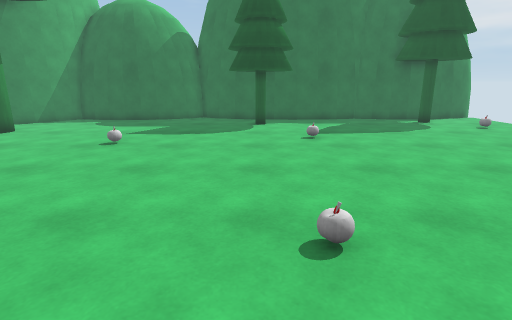
View 1 (above)

16 first-person views from a walk through a scene from a Unity 3-D project. The camera is 1.4 m above the floor, tilts 14° down and sees 80° across. The floor is counted in squares, 0.65 m on a side. Each view is taken from the middle of a square. On the plan, view 1 faces up. The plan holds only what a view shows up to about 18 squares ahead; the rest is blank. The place goes on beyond the plan. The player character is not drawn.

View 2
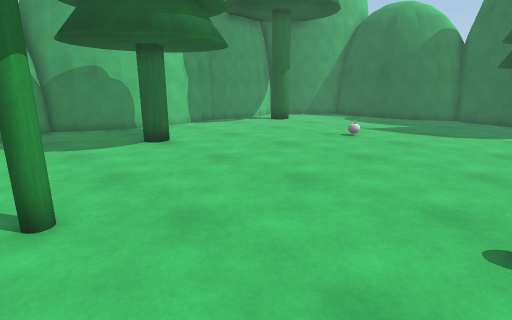

View 3
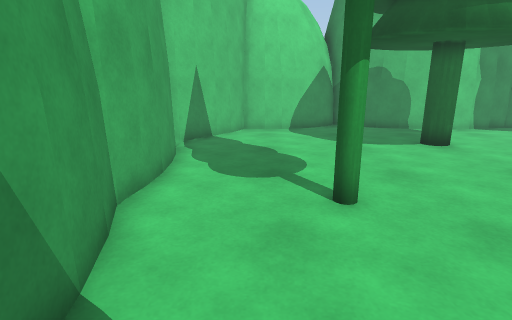

View 4
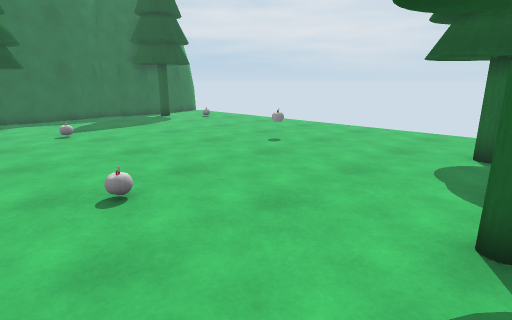

View 5
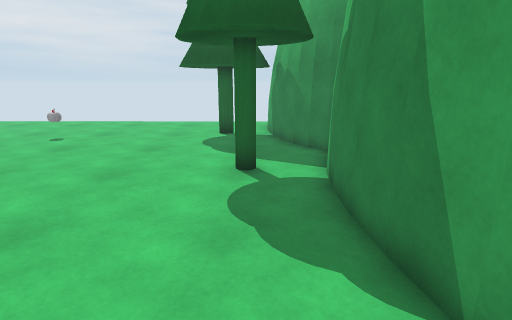

View 6
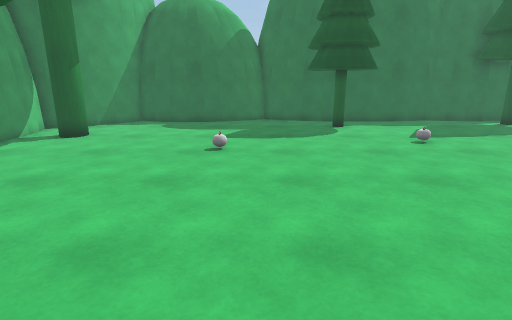

View 7
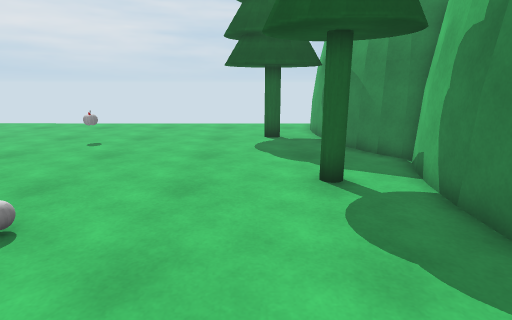

View 8
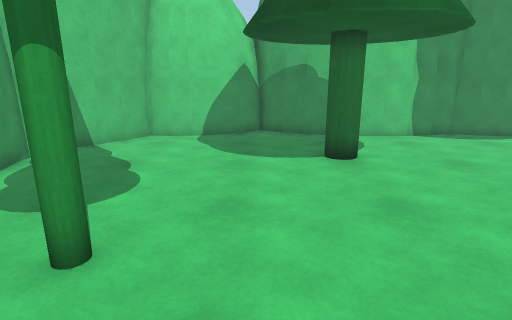

View 9
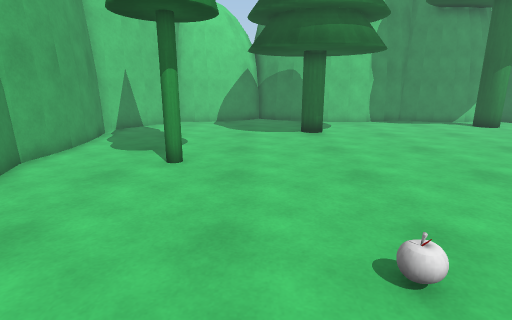

View 10
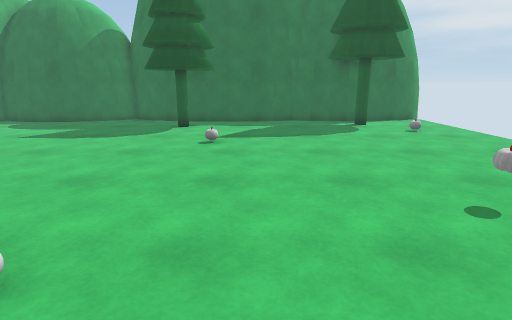

View 11
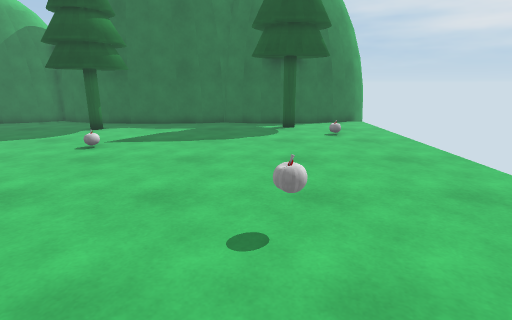

View 12
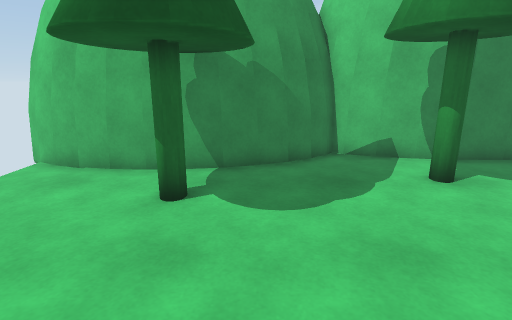

View 13
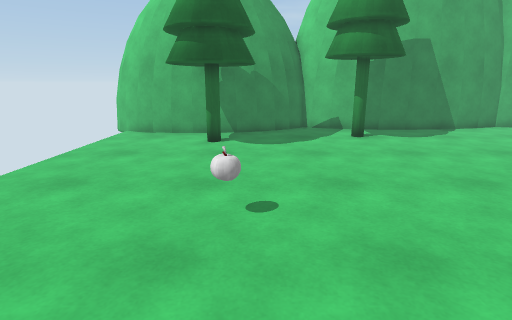

View 14
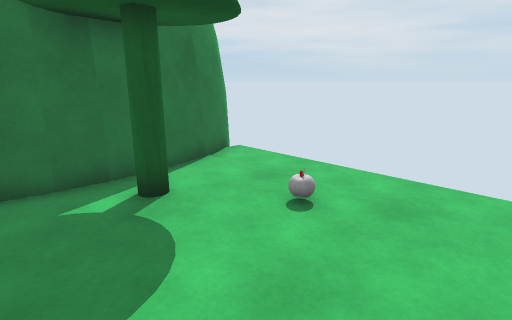

View 15
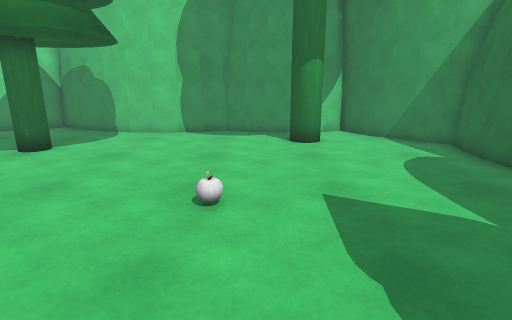

View 16
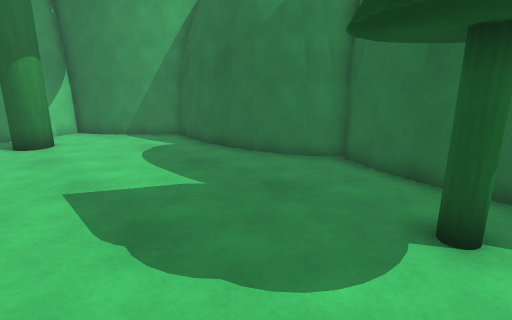

### Floor plan
Points are (right, up) in squares from view 1. A wall is a line through its corners. A room is listed if a view was taken in it or the views show most of it. See-through windows are left out.
Room 1 (views 1, 2, 3, 4, 5, 6, 7, 8, 9, 10, 11, 12, 13, 14, 15, 16)
walls: (1.2, 18.9) (-0.2, 19.1); (-0.1, 19) (-1.3, 19.3); (-1.2, 19.3) (-2.4, 19.7); (0.8, -3.6) (2.2, -3.6); (2, -3.6) (3.3, -3.8); (-2.2, 19.6) (-3.2, 20.1); (5.1, 19) (1, 18.8); (3.1, -3.8) (4.4, -4.1); (-5.1, 19.2) (-6, 18.9); (-3, 20) (-3.6, 20.4) (-4.1, 20.1); (-4.3, 19.6) (-5.2, 19.2); (-5.9, 18.9) (-7.1, 18.7); (-3.1, -4.1) (0.9, -3.5); (-3.7, 20.1) (-4.5, 19.5); (4.2, -4) (5.3, -4.4); (-3.4, 20.3) (-3.9, 19.9); (-6.8, 18.8) (-8, 18.7); (-7.9, 18.7) (-9, 18.7); (5.1, -4.3) (5.8, -4.8); (7.4, 19.2) (6.3, 19.5) (4.9, 19.1); (7.1, -3.4) (8, -3); (-5.3, -4.4) (-4.2, -4.6) (-2.9, -4.1); (6.4, -3.9) (7.2, -3.3); (7.8, -3.1) (8.9, -2.8); (5.7, -4.4) (6.5, -3.8); (-8.8, 18.7) (-9.9, 18.9); (-6.4, -4.3) (-5.2, -4.4); (-13.9, 7.4) (-14, 6.2); (8.8, -2.8) (9.9, -2.7); (5.5, -4.8) (6, -4.2); (-14, 8.6) (-13.9, 7.3); (-14, 6.3) (-14.2, 5.1); (-14.2, 9.7) (-14, 8.4); (9.8, -2.6) (10.9, -2.6); (-7.4, -4.4) (-6.3, -4.3); (9.4, 19) (8.3, 19.1) (7.2, 19.2); (-14.2, 5.2) (-14.5, 4); (-9.7, 18.8) (-10.9, 19.1) (-11.1, 18.7); (-14.1, 11.6) (-14.5, 10.6) (-14.1, 9.5); (-13.9, 12.5) (-14.2, 11.5); (-13.9, 13.4) (-14, 12.3); (-14.5, 4.2) (-14.9, 3.2); (10.8, -2.6) (11.9, -2.7); (-8.4, -4.6) (-7.3, -4.4); (10.4, 19.1) (9.3, 19.1); (-13.9, 14.3) (-13.9, 13.3); (-11.7, 18) (-12.5, 17.3); (-11.1, 18.8) (-11.8, 17.9); (-12.4, 17.4) (-13.3, 16.7); (-14.9, 3.3) (-15.4, 2.5); (11.7, -2.6) (12.8, -2.8); (-13.2, 16.7) (-14.2, 16.2); (-14.1, 15.2) (-13.9, 14.1); (-9.5, -4.8) (-8.4, -4.5); (-14.5, 0.8) (-14.2, 0); (11.6, 19.3) (10.3, 19.1); (-14.2, 0.2) (-14, -0.8); (-15, 1.5) (-14.5, 0.7); (-14.1, -0.6) (-14, -1.6); (12.5, -2.8) (13.5, -3.1); (-15.5, 2.1) (-14.9, 1.4); (-14.5, 16.2) (-14.1, 15); (-11.4, -4.2) (-10.7, -5); (-10.7, -4.9) (-10.5, -5.2) (-9.3, -4.8); (-15.6, 1.8) (-15, 1.3); (-12.2, -3.6) (-11.3, -4.3); (-14, -1.5) (-14.1, -2.6) (-12.8, -3.2); (12.5, 19.6) (11.3, 19.3); (-13, -3.1) (-12, -3.7); (-14.3, -2.5) (-13.7, -2.7); (13.2, 20) (12.3, 19.6); (13.9, 20.4) (13.1, 19.9)
objects: other object (-10, 4) to (-10, 5); other object (-5, 11); other object (0, 17); other object (1, 4); other object (2, 12); other object (4, -2); other object (8, 6); other object (9, -1) to (10, 0); other object (10, 17) to (10, 18); other object (11, 15)

Positions as (right, up) in squares from view 1, and headings:
1: (0, 0), facing up
2: (1, -1), facing up-left
3: (1, -2), facing left
4: (-1, -2), facing up-right
5: (-4, -2), facing right
6: (-4, 1), facing up
7: (-3, 0), facing right
8: (-1, 2), facing left
9: (4, 2), facing left
10: (4, 1), facing up
11: (8, 2), facing up
12: (8, 5), facing down
13: (8, 11), facing down
14: (7, 12), facing up-right
15: (0, 12), facing left
16: (1, 12), facing up-left
